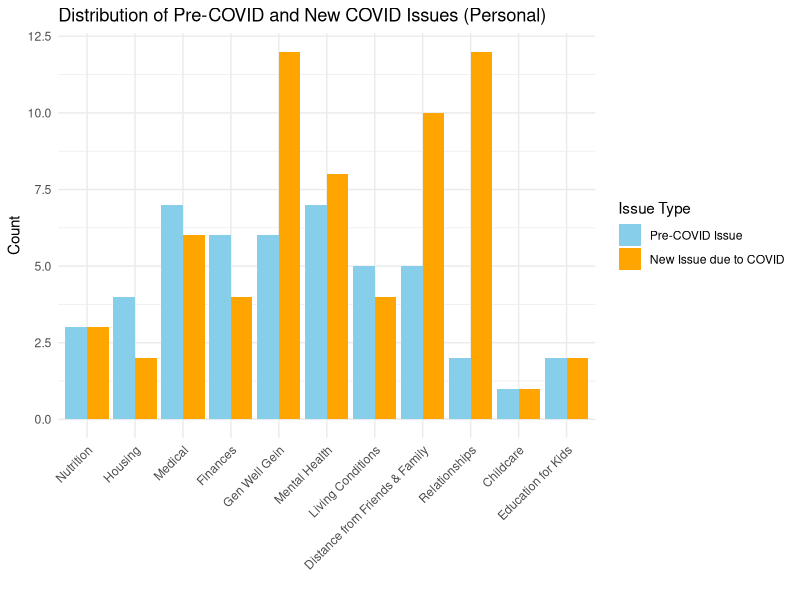
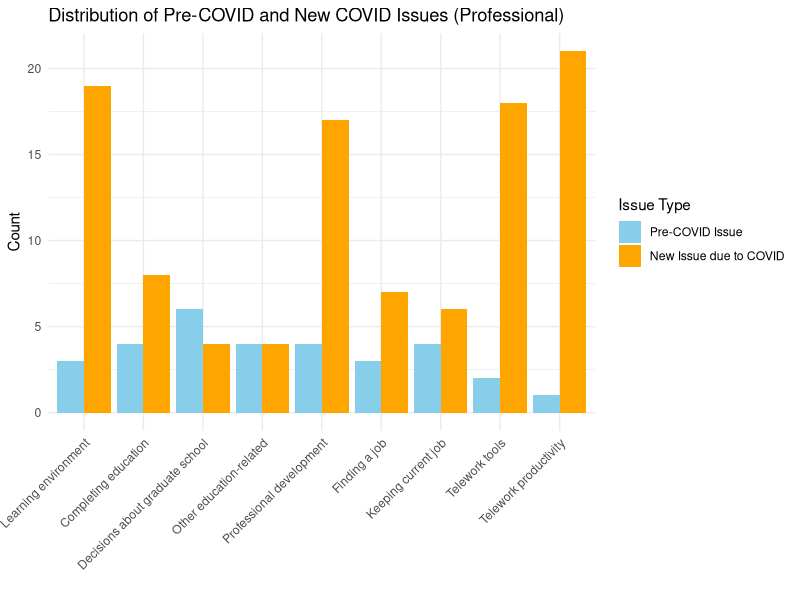
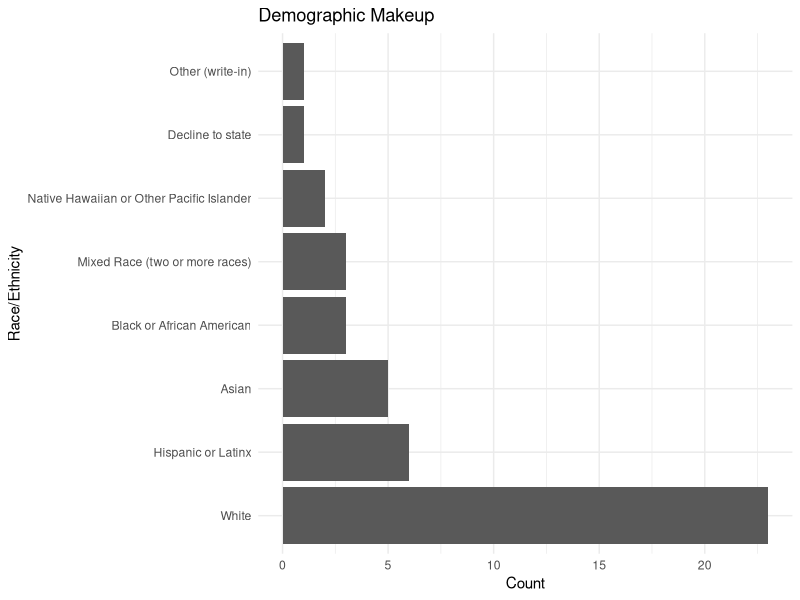
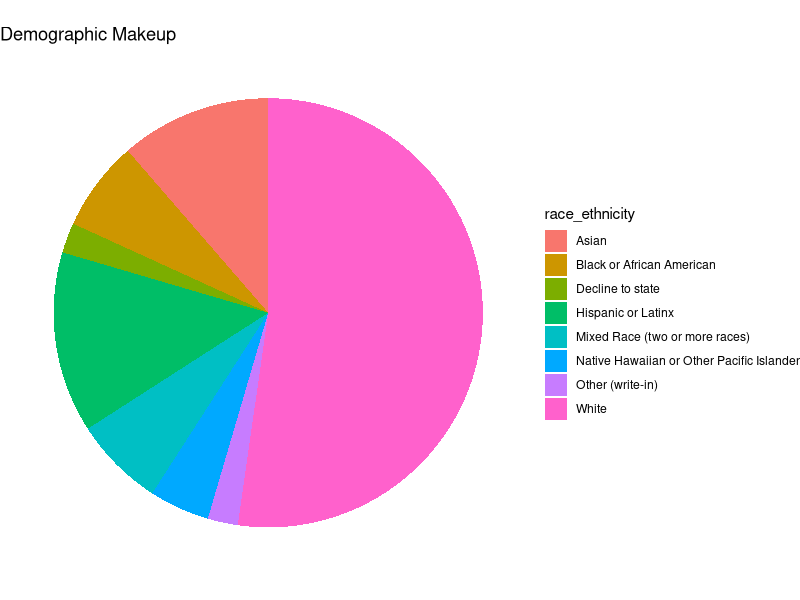
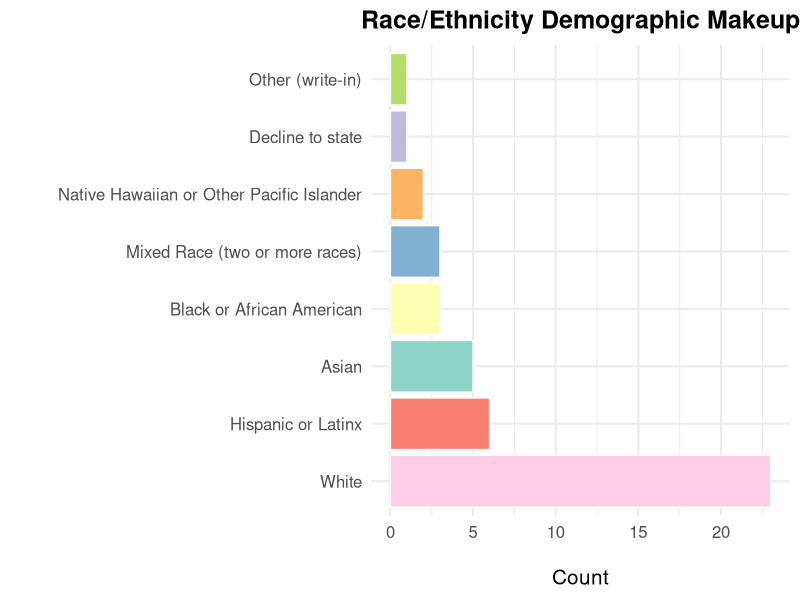
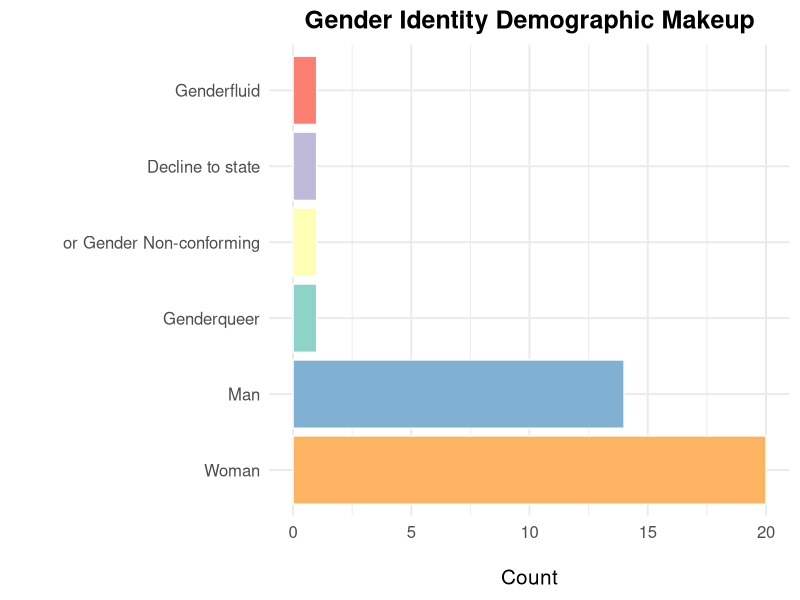
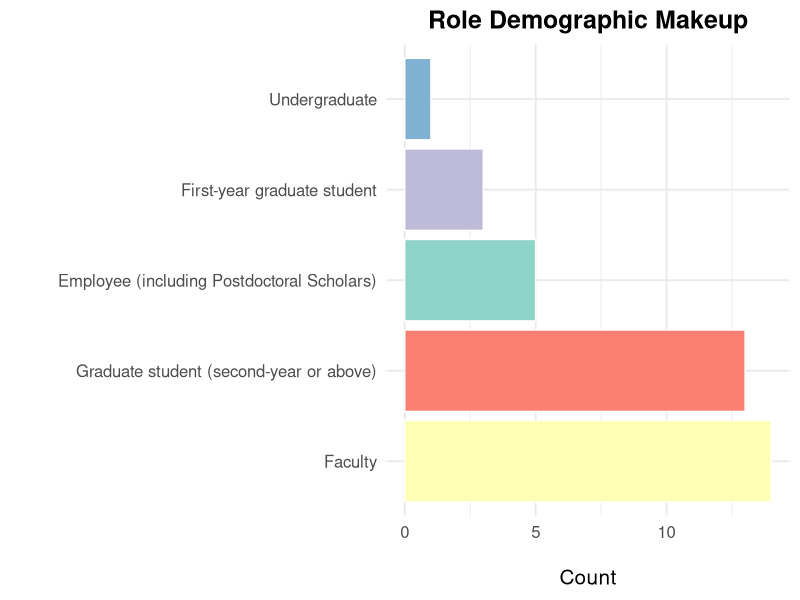
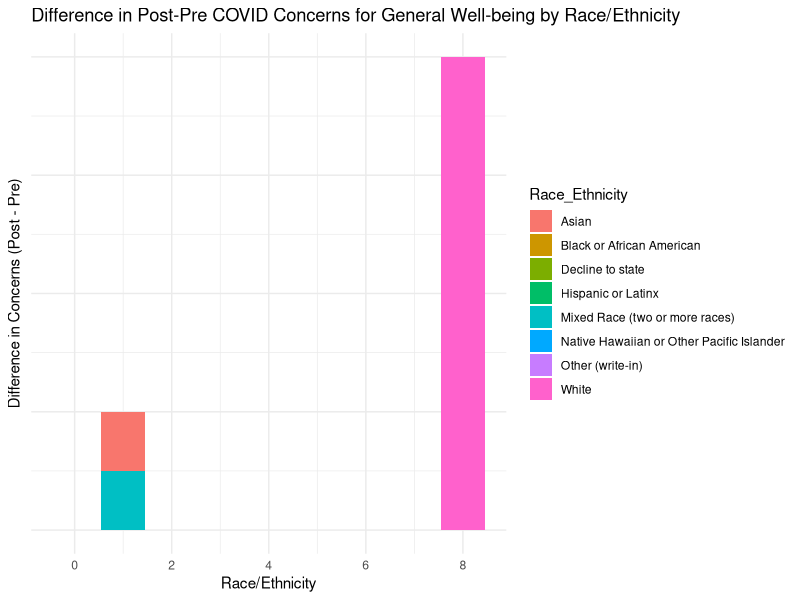

The R script that drew these images, in order:
## ---- chunk 1
library(tidyverse)
library(tibble)
library(kableExtra)
data <- read.csv("data_snippet.csv")
## ---- chunk 2
personal_prefix <- "Currently..are.you.concerned.about.the.following....If.you.are.not..leave.blank...__________About......Personal.impacts..."
professional_prefix <- "Currently..are.you.concerned.about.the.following....If.you.are.not..leave.blank.....__________Abo......Academic.and.or.professional.impacts..."

remove_prefix <- function(column_name, prefix_to_remove) {
  column_name <- gsub(prefix_to_remove, "", column_name)
  return(column_name)
}

personal_concern_columns <- grep(personal_prefix, names(data), value = TRUE)
professional_concern_columns <- grep(professional_prefix, names(data), value = TRUE)

cleaned_personal_column_names <- lapply(personal_concern_columns, remove_prefix, prefix_to_remove = personal_prefix)
cleaned_professional_column_names <- lapply(professional_concern_columns, remove_prefix, prefix_to_remove = professional_prefix)

df_personal <- data[personal_concern_columns]
df_professional <- data[professional_concern_columns]
names(df_personal) <- cleaned_personal_column_names
names(df_professional) <- cleaned_professional_column_names
## ---- chunk 3
# 0 - Not Concerned
# 1 - pre-covid issue
# 2 - new issue due to covid
# 3 - cannot access resources
head(df_personal)
head(df_professional)
## ---- chunk 4
aggregate_personal <- data.frame(
  Pre_COVID_Count = colSums(df_personal == 1, na.rm = TRUE),
  New_COVID_Count = colSums(df_personal == 2, na.rm = TRUE)
)

aggregate_professional <- data.frame(
  Pre_COVID_Count = colSums(df_professional == 1, na.rm = TRUE),
  New_COVID_Count = colSums(df_professional == 2, na.rm = TRUE)
)

filtered_aggregate_personal <- aggregate_personal[rowSums(aggregate_personal) > 0, ]
filtered_aggregate_professional <- aggregate_professional[rowSums(aggregate_professional) > 0, ]

tbl_personal <- as_tibble(filtered_aggregate_personal)
tbl_professional <- as_tibble(filtered_aggregate_professional)

styled_tbl_personal <- tbl_personal %>%
  mutate(
    Concern_Category = c("Nutrition", "Housing", "Medical", "Finances", "Gen Well Gein", "Mental Health", "Living Conditions", "Distance from Friends & Family", "Relationships", "Childcare", "Education for Kids"),
    Difference = New_COVID_Count - Pre_COVID_Count
  ) %>%
  select(Concern_Category, Pre_COVID_Count, New_COVID_Count, Difference) %>%
  kable(., align = "c", caption = "Distribution of Pre-COVID and New COVID Issues (Personal)") %>%
  kable_styling(full_width = FALSE)

styled_tbl_professional <- tbl_professional %>%
  mutate(
    Concern_Category = c("Learning environment", "Completing education", "Decisions about graduate school", "Other education-related", "Professional development", "Finding a job", "Keeping current job", "Telework tools", "Telework productivity"),
    Difference = New_COVID_Count - Pre_COVID_Count
  ) %>%
  select(Concern_Category, Pre_COVID_Count, New_COVID_Count, Difference) %>%
  kable(., align = "c", caption = "Distribution of Pre-COVID and New COVID Issues (Professional)") %>%
  kable_styling(full_width = FALSE)

styled_tbl_personal
styled_tbl_professional
## ---- chunk 5
personal_labels <- c("Nutrition", "Housing", "Medical", "Finances", "Gen Well Gein", "Mental Health", "Living Conditions", "Distance from Friends & Family", "Relationships", "Childcare", "Education for Kids")

df_personal_long <- filtered_aggregate_personal %>%
  rownames_to_column(var = "Concern_Category") %>%
  pivot_longer(cols = c("Pre_COVID_Count", "New_COVID_Count"), 
               names_to = "Type", values_to = "Count") %>%
  mutate(Concern_Category = factor(Concern_Category, 
                                   levels = rownames(filtered_aggregate_personal),
                                   labels = personal_labels))
type_order <- c("Pre_COVID_Count", "New_COVID_Count")
df_personal_long$Type <- factor(df_personal_long$Type, levels = type_order)

ggplot(df_personal_long, aes(x = Concern_Category, y = Count, fill = Type)) +
  geom_bar(stat = "identity", position = position_dodge()) +
  scale_fill_manual(values = c("skyblue", "orange"), 
                    labels = c("Pre-COVID Issue", "New Issue due to COVID")) +
  labs(title = "Distribution of Pre-COVID and New COVID Issues (Personal)",
       x = "", y = "Count", fill = "Issue Type") +
  theme_minimal() +
  theme(axis.text.x = element_text(angle = 45, hjust = 1, vjust = 1))
## ---- chunk 6
professional_labels <- c("Learning environment", "Completing education", "Decisions about graduate school", "Other education-related", "Professional development", "Finding a job", "Keeping current job", "Telework tools", "Telework productivity")

df_professional_long <- filtered_aggregate_professional %>%
  rownames_to_column(var = "Concern_Category") %>%
  pivot_longer(cols = c("Pre_COVID_Count", "New_COVID_Count"), 
               names_to = "Type", values_to = "Count") %>%
  mutate(Concern_Category = factor(Concern_Category, 
                                   levels = rownames(filtered_aggregate_professional),
                                   labels = professional_labels))

type_order <- c("Pre_COVID_Count", "New_COVID_Count")
df_professional_long$Type <- factor(df_professional_long$Type, levels = type_order)

ggplot(df_professional_long, aes(x = Concern_Category, y = Count, fill = Type)) +
  geom_bar(stat = "identity", position = position_dodge()) +
  scale_fill_manual(values = c("skyblue", "orange"), 
                    labels = c("Pre-COVID Issue", "New Issue due to COVID")) +
  labs(title = "Distribution of Pre-COVID and New COVID Issues (Professional)",
       x = "", y = "Count", fill = "Issue Type") +
  theme_minimal() +
  theme(axis.text.x = element_text(angle = 45, hjust = 1, vjust = 1))
## ---- chunk 7
race_ethnicity_counts <- data %>%
  separate_rows(`What.is.your.race.and.or.ethnicity..Check.all.that.apply....Selected.Choice`, sep = ",") %>%
  count(`What.is.your.race.and.or.ethnicity..Check.all.that.apply....Selected.Choice`, name = "count")

race_ethnicity_counts <- race_ethnicity_counts %>%
  rename(race_ethnicity = `What.is.your.race.and.or.ethnicity..Check.all.that.apply....Selected.Choice`)

ggplot(race_ethnicity_counts, aes(x = reorder(race_ethnicity, -count), y = count)) +
  geom_bar(stat = "identity") +
  coord_flip() +
  labs(title = "Demographic Makeup",
       x = "Race/Ethnicity",
       y = "Count") +
  theme_minimal()
## ---- chunk 8
race_ethnicity_counts %>%
  ggplot(aes(x = "", y = count, fill = race_ethnicity)) +
  geom_bar(stat = "identity", width = 1) +
  coord_polar("y") +
  labs(title = "Demographic Makeup") +
  theme_void() +
  theme(legend.position = "right")
## ---- chunk 9
render_summary_table_graph <- function(df, column, category_name) {
  total <- nrow(df)
  
  summary_df <- df %>%
    separate_rows({{column}}, sep = ",") %>%
    count({{column}}, name = "count") %>%
    mutate(percentage = round((count / total) * 100, 2)) %>%
    rename(Category = {{column}}) %>% 
    arrange(desc(count))
  
  summary_table <- kable(summary_df, format = "html", col.names = c(category_name, "Count", "Percentage (%)")) %>%
    kable_styling(full_width = FALSE, bootstrap_options = c("striped", "hover", "condensed")) %>%
  print(summary_table)
  
  graph <- ggplot(summary_df, aes(x = reorder(Category, -count), y = count, fill = Category)) +
    geom_bar(stat = "identity", color = "white", show.legend = FALSE) +
    coord_flip() +
    labs(title = paste(category_name, "Demographic Makeup"),
         x = "",
         y = "Count") +
    theme_minimal(base_size = 15) +
    theme(axis.title.x = element_text(margin = margin(t = 20)),
          axis.title.y = element_text(margin = margin(r = 20)),
          plot.title = element_text(hjust = 0.5, face = "bold", size = 18)) +
    scale_fill_brewer(palette = "Set3")
  print(graph)
}

render_summary_table_graph(data, `What.is.your.race.and.or.ethnicity..Check.all.that.apply....Selected.Choice`, "Race/Ethnicity")
render_summary_table_graph(data, `How.would.you.describe.yourself...Mark.one.answer....Selected.Choice`, "Gender Identity")
# render_summary_table_graph(data, `Institution.Type`, "Institution Type")
render_summary_table_graph(data, Role, "Role")
## ---- chunk 10
personal_prefix <- "Currently..are.you.concerned.about.the.following....If.you.are.not..leave.blank...__________About......Personal.impacts..."
professional_prefix <- "Currently..are.you.concerned.about.the.following....If.you.are.not..leave.blank.....__________Abo......Academic.and.or.professional.impacts..."
race_prefix <- 'What.is.your.race.and.or.ethnicity..Check.all.that.apply....Selected.Choice'

remove_prefix <- function(column_name, prefix_to_remove) {
  column_name <- gsub(prefix_to_remove, "", column_name)
  return(column_name)
}

personal_concern_columns <- grep(personal_prefix, names(data), value = TRUE)
professional_concern_columns <- grep(professional_prefix, names(data), value = TRUE)
race_columns <- grep(race_prefix, names(data), value = TRUE)

cleaned_personal_column_names <- lapply(personal_concern_columns, remove_prefix, prefix_to_remove = personal_prefix)
cleaned_professional_column_names <- lapply(professional_concern_columns, remove_prefix, prefix_to_remove = professional_prefix)

df_personal <- data[c(personal_concern_columns, race_columns)]
df_professional <- data[c(professional_concern_columns,race_columns)]
names(df_personal) <- c(cleaned_personal_column_names, 'Race_Ethnicity')
names(df_professional) <- c(cleaned_professional_column_names, 'Race_Ethnicity')
## ---- chunk 11
head(df_personal)
## ---- chunk 12
df_personal[] <- lapply(df_personal[], as.character)

personal_data_long <- df_personal %>%
  mutate(id = row_number()) %>%
  separate_rows(General.well.being, sep = ",") %>%
  separate_rows(Race_Ethnicity, sep = ",") %>%
  mutate(General.well.being = as.integer(General.well.being))

concern_counts <- personal_data_long %>%
  group_by(Race_Ethnicity) %>%
  summarize(
    pre_covid = sum(General.well.being == 1),
    post_covid = sum(General.well.being == 2)
  )
concern_counts <- concern_counts %>%
  mutate(difference = post_covid - pre_covid)

ggplot(concern_counts, aes(x = difference, y = difference, fill = Race_Ethnicity)) +
  geom_bar(stat = "identity") +
  labs(title = "Difference in Post-Pre COVID Concerns for General Well-being by Race/Ethnicity",
       x = "Race/Ethnicity",
       y = "Difference in Concerns (Post - Pre)") +
  theme_minimal() +
  theme(axis.text.y = element_blank())
## ---- chunk 13
concern_counts %>%
  kable(col.names = c("Race/Ethnicity", "Pre-COVID Concerns", "Post-COVID Concerns", "Difference (Post - Pre)"), 
        caption = "Difference in Post-Pre COVID Concerns for General Well-being by Race/Ethnicity") %>%
  kable_styling(bootstrap_options = c("striped", "hover", "condensed", "responsive"))
## ---- chunk 14
df_professional[] <- lapply(df_professional[], as.character)

personal_data_long <- df_professional %>%
  mutate(id = row_number()) %>%
  separate_rows(Professional.development..internships..programs..conferences., sep = ",") %>%
  separate_rows(Race_Ethnicity, sep = ",") %>%
  mutate(General.well.being = as.integer(Professional.development..internships..programs..conferences.))

total_counts <- personal_data_long %>%
  group_by(Race_Ethnicity) %>%
  summarize(total = n())

concern_counts <- personal_data_long %>%
  group_by(Race_Ethnicity) %>%
  summarize(
    pre_covid = sum(Professional.development..internships..programs..conferences. == 1),
    post_covid = sum(Professional.development..internships..programs..conferences. == 2)
  ) %>%
  left_join(total_counts, by = "Race_Ethnicity") %>%
  mutate(
    pre_covid_prop = round((pre_covid / total) * 100, 2),
    post_covid_prop = round((post_covid / total) * 100, 2),
    difference = round(post_covid_prop - pre_covid_prop, 2)
  )

concern_counts %>%
  select(Race_Ethnicity, pre_covid_prop, post_covid_prop, difference) %>%
  kable(col.names = c("Race/Ethnicity", "Pre-COVID Proportion (%)", "Post-COVID Proportion (%)", "Difference (Post - Pre)"), 
        caption = "Difference in Post-Pre COVID Concerns for Professional Development (Proportions)") %>%
  kable_styling(bootstrap_options = c("striped", "hover", "condensed", "responsive"))
## ---- chunk 15
df_personal[] <- lapply(df_personal[], as.character)

personal_data_long <- df_personal %>%
  mutate(id = row_number()) %>%
  separate_rows(General.well.being, sep = ",") %>%
  separate_rows(Race_Ethnicity, sep = ",") %>%
  mutate(General.well.being = as.integer(General.well.being))

total_counts <- personal_data_long %>%
  group_by(Race_Ethnicity) %>%
  summarize(total = n())

concern_counts <- personal_data_long %>%
  group_by(Race_Ethnicity) %>%
  summarize(
    pre_covid = sum(General.well.being == 1),
    post_covid = sum(General.well.being == 2)
  ) %>%
  left_join(total_counts, by = "Race_Ethnicity") %>%
  mutate(
    pre_covid_prop = round((pre_covid / total) * 100, 2),
    post_covid_prop = round((post_covid / total) * 100, 2),
    difference = round(post_covid_prop - pre_covid_prop, 2)
  )

concern_counts %>%
  select(Race_Ethnicity, pre_covid_prop, post_covid_prop, difference) %>%
  kable(col.names = c("Race/Ethnicity", "Pre-COVID Proportion (%)", "Post-COVID Proportion (%)", "Difference (Post - Pre)"), 
        caption = "Difference in Post-Pre COVID Concerns for General Well-being by Race/Ethnicity (Proportions)") %>%
  kable_styling(bootstrap_options = c("striped", "hover", "condensed", "responsive"))
## ---- chunk 16
personal_prefix <- "Currently..are.you.concerned.about.the.following....If.you.are.not..leave.blank...__________About......Personal.impacts..."
professional_prefix <- "Currently..are.you.concerned.about.the.following....If.you.are.not..leave.blank.....__________Abo......Academic.and.or.professional.impacts..."

remove_prefix <- function(column_name, prefix_to_remove) {
  column_name <- gsub(prefix_to_remove, "", column_name)
  return(column_name)
}

personal_concern_columns <- grep(personal_prefix, names(data), value = TRUE)
professional_concern_columns <- grep(professional_prefix, names(data), value = TRUE)

cleaned_personal_column_names <- lapply(personal_concern_columns, remove_prefix, prefix_to_remove = personal_prefix)
cleaned_professional_column_names <- lapply(professional_concern_columns, remove_prefix, prefix_to_remove = professional_prefix)

df_personal <- data[c(personal_concern_columns, "Role")]
df_professional <- data[c(professional_concern_columns,"Role")]
names(df_personal) <- c(cleaned_personal_column_names, 'Role')
names(df_professional) <- c(cleaned_professional_column_names, 'Role')
## ---- chunk 17
df_professional <- df_professional %>%
  select(-starts_with("Other..write.in."))

df_professional[] <- lapply(df_professional[], as.character)

professional_columns <- names(df_professional)[-which(names(df_professional) == "Role")]

personal_data_long <- df_professional %>%
  mutate(id = row_number()) %>%
  separate_rows(Role, sep = ",") %>%
  pivot_longer(cols = all_of(professional_columns), 
               names_to = "Professional_Development", 
               values_to = "Concern") %>%
  separate_rows(Concern, sep = ",") %>%
  mutate(Concern = as.integer(Concern))

total_counts <- personal_data_long %>%
  group_by(Role, Professional_Development) %>%
  summarize(total = n(), .groups = 'drop')

concern_counts <- personal_data_long %>%
  group_by(Role, Professional_Development) %>%
  summarize(
    pre_covid = sum(Concern == 1),
    post_covid = sum(Concern == 2),
    .groups = 'drop'
  ) %>%
  left_join(total_counts, by = c("Role", "Professional_Development")) %>%
  mutate(
    pre_covid_prop = round((pre_covid / total) * 100, 2),
    post_covid_prop = round((post_covid / total) * 100, 2),
    difference = round(post_covid_prop - pre_covid_prop, 2)
  )

concern_counts %>%
  select(Role, Professional_Development, pre_covid_prop, post_covid_prop, difference) %>%
  kable(col.names = c("Role", "Professional Development", "Pre-COVID Proportion (%)", "Post-COVID Proportion (%)", "Difference (Post - Pre)"), 
        caption = "Difference in Post-Pre COVID Concerns for Professional Development (Proportions)") %>%
  kable_styling(bootstrap_options = c("striped", "hover", "condensed", "responsive"))
## ---- chunk 18
ggplot(concern_counts, aes(x = Role, y = difference, fill = Role)) +
  geom_bar(stat = "identity") +
  facet_wrap(~ Professional_Development, scales = "free_y") +
  labs(title = "Difference in Proportion of COVID Concerns by Professional Development Category",
       x = "Role", y = "Difference in Proportion (Post - Pre)") +
  theme_minimal() +
  theme(axis.text.x = element_text(angle = 45, hjust = 1, vjust = 1),
        legend.position = "none")
